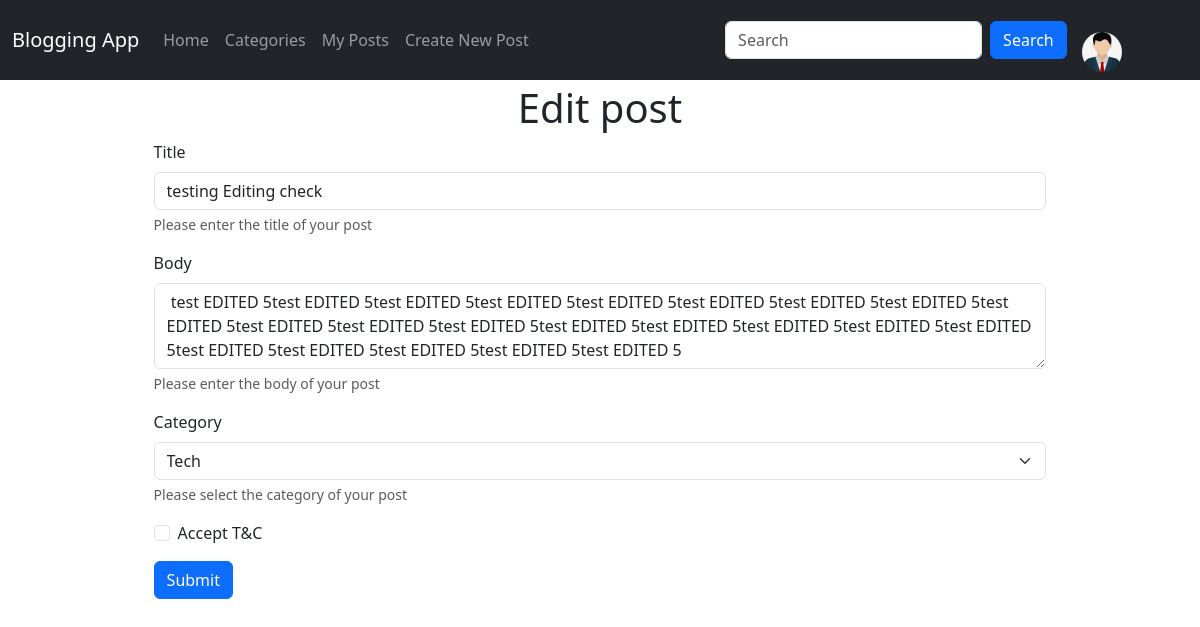
Screenshot of /main/edit_post/4/ (signed in) with the database file from the repository.
### main/models.py (models this page shows, shortened)
class PostData(models.Model):
    Title = models.CharField(max_length=200)
    Author = models.ForeignKey(User, on_delete=models.SET_NULL, null=True)
    Category = models.CharField(max_length=100,choices=[('Cooking','Cooking'),('Entertainment','Entertainment'),('Tech','Tech'),('News','News')])
    Body = models.TextField()
    Time = models.DateTimeField(null = True,auto_now = True)

### main/views.py (the view, shortened to what this page needs)
# urls.py: path('edit_post/<int:primary_key>/', views.edit_post, name="edit_post"),
@login_required
def edit_post(request, primary_key):
    current_user = request.user
    try:
        current_post = PostData.objects.get(pk=primary_key)
    except:
        current_post = None
    message = None
    access_available = True
    if current_post:
        if current_user!=current_post.Author:
            access_available = False
    return render(request, 'main/edit_post.html', {"current_post": current_post, "access_value": access_available, "message": message})

### templates/main/edit_post.html (shortened to what this page needs)
{%extends "main/base.html"%}
{%block content%}
<div class="container" style="margin-top: 5%; margin-bottom: 5%; padding-left: 10%; padding-right: 10%;">
  {% if current_post %}
    {% if access_value %}
    <h1 style="text-align: center;">Edit post</h1>
<form method="POST">
    <div class="mb-3">
      <label for="title" class="form-label">Title</label>
      <input name="title" type="text" class="form-control" value="{{current_post.Title}}" id="title" />
      <div id="titleHelp" class="form-text">Please enter the title of your post</div>
    </div>
    <div class="mb-3 col">
        <label for="body" class="form-label">Body</label>
        <textarea class="form-control" name="body" id="body" rows="3">{{current_post.Body}}</textarea>
        <div id="bodyHelp" class="form-text">Please enter the body of your post</div>
      </div>
    <div class="mb-3 col">
      <label for="category" class="form-label">Category</label>
      <select name="category" id="category" class="form-select" aria-label="Default select example">
        <option {% if current_post.Category == "Tech" %} selected {% endif %} value="Tech">Tech</option>
      </select>
      <div id="categoryHelp" class="form-text">Please select the category of your post</div>
    </div>
    <div class="mb-3 form-check">
      <input type="checkbox" class="form-check-input" id="exampleCheck1">
      <label class="form-check-label" for="exampleCheck1">Accept T&C</label>
    </div>
    <button type="submit" class="btn btn-primary">Submit</button>
  </form>
        {% else %}
        <h1 style="text-align: center;">You Don't have access to this Page</h1>
        {% endif %}
  {% else %}
  <h1 style="text-align: center;">Page Unavailable</h1>
  {% endif %}
</div>
{%endblock%}

### rows the page displays
PostData: title "testing Editing check", body "test EDITED 5test EDITED 5test EDITED 5test EDITED 5test EDITED 5test EDITED 5test EDITED 5test EDITED 5test EDITED 5test EDITED 5test EDITED 5test EDITED 5test EDITED 5test EDITED 5test EDITED 5test EDITED 5test EDITED 5test EDITED 5test EDITED 5test EDITED 5test EDITED 5test EDITED 5", category "Tech"
